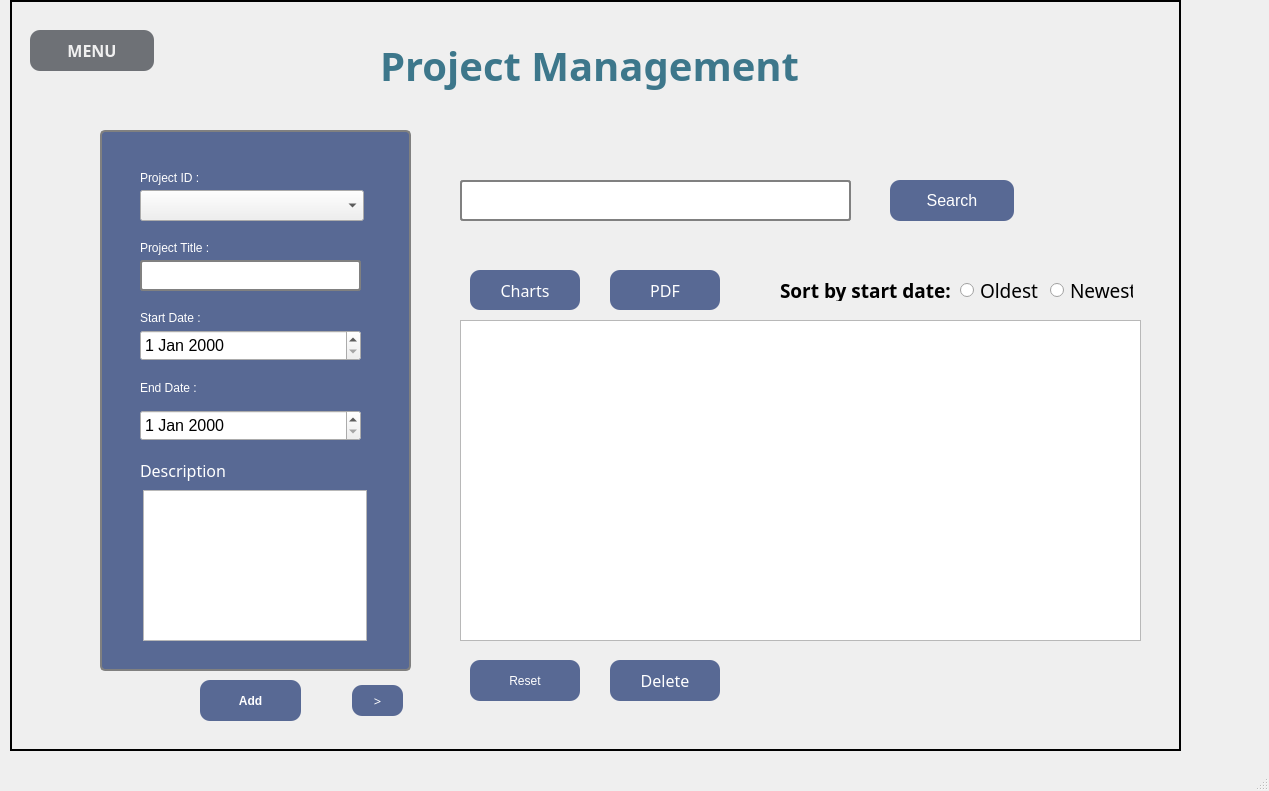
<?xml version="1.0" encoding="UTF-8"?>
<ui version="4.0">
 <class>ProjectsManagement</class>
 <widget class="QMainWindow" name="ProjectsManagement">
  <property name="geometry">
   <rect>
    <x>0</x>
    <y>0</y>
    <width>1269</width>
    <height>791</height>
   </rect>
  </property>
  <property name="windowTitle">
   <string>ProjectsManagement</string>
  </property>
  <widget class="QWidget" name="centralwidget">
   <widget class="QLabel" name="label_8">
    <property name="geometry">
     <rect>
      <x>780</x>
      <y>280</y>
      <width>171</width>
      <height>21</height>
     </rect>
    </property>
    <property name="font">
     <font>
      <family>Gill Sans MT</family>
      <pointsize>14</pointsize>
      <weight>75</weight>
      <bold>true</bold>
     </font>
    </property>
    <property name="text">
     <string>Sort by start date:</string>
    </property>
   </widget>
   <widget class="QRadioButton" name="oldest">
    <property name="geometry">
     <rect>
      <x>960</x>
      <y>280</y>
      <width>83</width>
      <height>21</height>
     </rect>
    </property>
    <property name="font">
     <font>
      <family>Gill Sans MT</family>
      <pointsize>14</pointsize>
     </font>
    </property>
    <property name="text">
     <string>Oldest</string>
    </property>
   </widget>
   <widget class="QPushButton" name="Delete">
    <property name="geometry">
     <rect>
      <x>610</x>
      <y>660</y>
      <width>110</width>
      <height>41</height>
     </rect>
    </property>
    <property name="font">
     <font>
      <family>GT sans Mill</family>
      <pointsize>12</pointsize>
      <weight>50</weight>
      <italic>false</italic>
      <bold>false</bold>
     </font>
    </property>
    <property name="styleSheet">
     <string notr="true">QPushButton {
	font: 12pt &quot;GT sans Mill&quot;;
    border-radius: 50%;
background-color:#586994;
color:white;
 border-width: 0px;
  border-radius: 10px;
}
QPushButton:hover
{
background-color: #3d778b;
}
</string>
    </property>
    <property name="text">
     <string>Delete</string>
    </property>
   </widget>
   <widget class="QRadioButton" name="newest">
    <property name="geometry">
     <rect>
      <x>1050</x>
      <y>280</y>
      <width>83</width>
      <height>21</height>
     </rect>
    </property>
    <property name="font">
     <font>
      <family>Gill Sans MT</family>
      <pointsize>14</pointsize>
     </font>
    </property>
    <property name="text">
     <string>Newest</string>
    </property>
   </widget>
   <widget class="QPushButton" name="search_button">
    <property name="geometry">
     <rect>
      <x>890</x>
      <y>180</y>
      <width>124</width>
      <height>41</height>
     </rect>
    </property>
    <property name="font">
     <font>
      <family>MS Shell Dlg 2</family>
      <pointsize>12</pointsize>
      <weight>50</weight>
      <italic>false</italic>
      <bold>false</bold>
     </font>
    </property>
    <property name="styleSheet">
     <string notr="true">QPushButton {
	font: 12pt &quot;MS Shell Dlg 2&quot;;
    border-radius: 50%;
background-color:#586994;
color:white;
 border-width: 0px;
  border-radius: 10px;
}
QPushButton:hover
{
background-color: #3d778b;
}
</string>
    </property>
    <property name="text">
     <string>Search</string>
    </property>
   </widget>
   <widget class="QTableView" name="list">
    <property name="geometry">
     <rect>
      <x>460</x>
      <y>320</y>
      <width>681</width>
      <height>321</height>
     </rect>
    </property>
   </widget>
   <widget class="QPushButton" name="reset">
    <property name="geometry">
     <rect>
      <x>470</x>
      <y>660</y>
      <width>110</width>
      <height>41</height>
     </rect>
    </property>
    <property name="styleSheet">
     <string notr="true">QPushButton {
	font: 12pt &quot;GT sans Mill&quot;;
    border-radius: 50%;
background-color:#586994;
color:white;
 border-width: 0px;
  border-radius: 10px;
}
QPushButton:hover
{
background-color: #3d778b;
}
</string>
    </property>
    <property name="text">
     <string>Reset</string>
    </property>
   </widget>
   <widget class="QStackedWidget" name="stack">
    <property name="geometry">
     <rect>
      <x>100</x>
      <y>120</y>
      <width>311</width>
      <height>601</height>
     </rect>
    </property>
    <property name="currentIndex">
     <number>0</number>
    </property>
    <widget class="QWidget" name="addPage">
     <widget class="QPushButton" name="add">
      <property name="geometry">
       <rect>
        <x>100</x>
        <y>560</y>
        <width>101</width>
        <height>41</height>
       </rect>
      </property>
      <property name="styleSheet">
       <string notr="true">QPushButton {
	font: 12pt &quot;GT sans Mill&quot;;
	font-weight: bold;
    border-radius: 50%;
background-color:#586994;
color:white;
 border-width: 0px;
  border-radius: 10px;
}
QPushButton:hover
{
background-color: #3d778b;
}
</string>
      </property>
      <property name="text">
       <string>Add</string>
      </property>
     </widget>
     <widget class="QPushButton" name="nextStack2">
      <property name="geometry">
       <rect>
        <x>252</x>
        <y>565</y>
        <width>51</width>
        <height>31</height>
       </rect>
      </property>
      <property name="font">
       <font>
        <family>GT sans Mill</family>
        <pointsize>10</pointsize>
        <weight>50</weight>
        <italic>false</italic>
        <bold>false</bold>
       </font>
      </property>
      <property name="styleSheet">
       <string notr="true">QPushButton {
	font: 10pt &quot;GT sans Mill&quot;;
    border-radius: 50%;
background-color:#586994;
color:white;
 border-width: 0px;
  border-radius: 10px;
}
QPushButton:hover
{
background-color: #3d778b;
}
</string>
      </property>
      <property name="text">
       <string>&gt;</string>
      </property>
     </widget>
     <widget class="QGroupBox" name="groupBox_4">
      <property name="geometry">
       <rect>
        <x>0</x>
        <y>0</y>
        <width>311</width>
        <height>551</height>
       </rect>
      </property>
      <property name="font">
       <font>
        <family>Gill Sans MT</family>
        <pointsize>18</pointsize>
       </font>
      </property>
      <property name="styleSheet">
       <string notr="true">QGroupBox {
    border: 2px solid gray;
    border-radius: 5px;
    margin-top: 10px;
background-color:#586994;
}

QGroupBox::title {
    subcontrol-origin: margin;
    subcontrol-position: top center;
    padding: 0 3px;
    font: 63 10pt &quot;Segoe UI Semibold&quot;;
    color :black;
}
QLineEdit{
    background-color: white;
    color: white;
    border: 1px solid gray;
    padding: 5px 10px;
    border-radius: 3px;
  border: 2px solid gray;
}
QPushButton:hover {
    background-color: #45a049;
}
</string>
      </property>
      <property name="title">
       <string/>
      </property>
      <widget class="QLabel" name="label_21">
       <property name="geometry">
        <rect>
         <x>40</x>
         <y>50</y>
         <width>131</width>
         <height>16</height>
        </rect>
       </property>
       <property name="styleSheet">
        <string notr="true">QLabel{
font: 63 12pt &quot;Gill sans MT&quot;;
color :white;
}</string>
       </property>
       <property name="text">
        <string>Project ID :</string>
       </property>
      </widget>
      <widget class="QLabel" name="label_22">
       <property name="geometry">
        <rect>
         <x>40</x>
         <y>120</y>
         <width>131</width>
         <height>16</height>
        </rect>
       </property>
       <property name="styleSheet">
        <string notr="true">QLabel{
font: 63 12pt &quot;Gill sans MT&quot;;
color :white;
}</string>
       </property>
       <property name="text">
        <string>Project Title :</string>
       </property>
      </widget>
      <widget class="QLineEdit" name="edit_name_2">
       <property name="geometry">
        <rect>
         <x>40</x>
         <y>140</y>
         <width>221</width>
         <height>31</height>
        </rect>
       </property>
       <property name="styleSheet">
        <string notr="true">color: rgb(0, 0, 0);</string>
       </property>
      </widget>
      <widget class="QLabel" name="label_23">
       <property name="geometry">
        <rect>
         <x>40</x>
         <y>340</y>
         <width>91</width>
         <height>21</height>
        </rect>
       </property>
       <property name="font">
        <font>
         <family>Gill sans MT</family>
         <pointsize>12</pointsize>
         <weight>7</weight>
         <italic>false</italic>
         <bold>false</bold>
        </font>
       </property>
       <property name="styleSheet">
        <string notr="true">QLabel{
font: 63 12pt &quot;Gill sans MT&quot;;
color :white;
}</string>
       </property>
       <property name="text">
        <string>Description :</string>
       </property>
      </widget>
      <widget class="QLabel" name="label_24">
       <property name="geometry">
        <rect>
         <x>40</x>
         <y>260</y>
         <width>131</width>
         <height>16</height>
        </rect>
       </property>
       <property name="styleSheet">
        <string notr="true">QLabel{
font: 63 12pt &quot;Gill sans MT&quot;;
color :white;
}</string>
       </property>
       <property name="text">
        <string>End Date :</string>
       </property>
      </widget>
      <widget class="QLabel" name="label_25">
       <property name="geometry">
        <rect>
         <x>40</x>
         <y>190</y>
         <width>81</width>
         <height>16</height>
        </rect>
       </property>
       <property name="styleSheet">
        <string notr="true">QLabel{
font: 63 12pt &quot;Gill sans MT&quot;;
color :white;
}</string>
       </property>
       <property name="text">
        <string>Start Date :</string>
       </property>
      </widget>
      <widget class="QTextEdit" name="edit_description_2">
       <property name="geometry">
        <rect>
         <x>43</x>
         <y>370</y>
         <width>224</width>
         <height>151</height>
        </rect>
       </property>
       <property name="styleSheet">
        <string notr="true">color: rgb(0, 0, 0);</string>
       </property>
      </widget>
      <widget class="QDateEdit" name="edit_start_2">
       <property name="geometry">
        <rect>
         <x>40</x>
         <y>210</y>
         <width>221</width>
         <height>31</height>
        </rect>
       </property>
       <property name="font">
        <font>
         <pointsize>12</pointsize>
        </font>
       </property>
      </widget>
      <widget class="QComboBox" name="id_2">
       <property name="geometry">
        <rect>
         <x>40</x>
         <y>70</y>
         <width>224</width>
         <height>31</height>
        </rect>
       </property>
      </widget>
      <widget class="QDateEdit" name="edit_start_5">
       <property name="geometry">
        <rect>
         <x>40</x>
         <y>290</y>
         <width>221</width>
         <height>31</height>
        </rect>
       </property>
       <property name="font">
        <font>
         <pointsize>12</pointsize>
        </font>
       </property>
      </widget>
     </widget>
    </widget>
    <widget class="QWidget" name="editPage">
     <widget class="QGroupBox" name="groupBox_2">
      <property name="geometry">
       <rect>
        <x>0</x>
        <y>0</y>
        <width>311</width>
        <height>551</height>
       </rect>
      </property>
      <property name="font">
       <font>
        <family>Gill Sans MT</family>
        <pointsize>18</pointsize>
       </font>
      </property>
      <property name="styleSheet">
       <string notr="true">QGroupBox {
    border: 2px solid gray;
    border-radius: 5px;
    margin-top: 10px;
background-color:#586994;
}

QGroupBox::title {
    subcontrol-origin: margin;
    subcontrol-position: top center;
    padding: 0 3px;
    font: 63 10pt &quot;Segoe UI Semibold&quot;;
    color :black;
}
QLineEdit{
    background-color: white;
    color: white;
    border: 1px solid gray;
    padding: 5px 10px;
    border-radius: 3px;
  border: 2px solid gray;
}
QPushButton:hover {
    background-color: #45a049;
}
</string>
      </property>
      <property name="title">
       <string/>
      </property>
      <widget class="QLabel" name="label_10">
       <property name="geometry">
        <rect>
         <x>40</x>
         <y>50</y>
         <width>131</width>
         <height>16</height>
        </rect>
       </property>
       <property name="styleSheet">
        <string notr="true">QLabel{
font: 63 12pt &quot;Gill sans MT&quot;;
color :white;
}</string>
       </property>
       <property name="text">
        <string>Workshop ID :</string>
       </property>
      </widget>
      <widget class="QLabel" name="label_11">
       <property name="geometry">
        <rect>
         <x>40</x>
         <y>120</y>
         <width>131</width>
         <height>16</height>
        </rect>
       </property>
       <property name="styleSheet">
        <string notr="true">QLabel{
font: 63 12pt &quot;Gill sans MT&quot;;
color :white;
}</string>
       </property>
       <property name="text">
        <string>Workshop Name :</string>
       </property>
      </widget>
      <widget class="QLineEdit" name="edit_name">
       <property name="geometry">
        <rect>
         <x>40</x>
         <y>140</y>
         <width>224</width>
         <height>31</height>
        </rect>
       </property>
       <property name="styleSheet">
        <string notr="true">color: rgb(0, 0, 0);</string>
       </property>
      </widget>
      <widget class="QLabel" name="label_12">
       <property name="geometry">
        <rect>
         <x>40</x>
         <y>360</y>
         <width>91</width>
         <height>21</height>
        </rect>
       </property>
       <property name="font">
        <font>
         <family>Gill sans MT</family>
         <pointsize>12</pointsize>
         <weight>7</weight>
         <italic>false</italic>
         <bold>false</bold>
        </font>
       </property>
       <property name="styleSheet">
        <string notr="true">QLabel{
font: 63 12pt &quot;Gill sans MT&quot;;
color :white;
}</string>
       </property>
       <property name="text">
        <string>Description :</string>
       </property>
      </widget>
      <widget class="QLineEdit" name="edit_duration">
       <property name="geometry">
        <rect>
         <x>40</x>
         <y>200</y>
         <width>224</width>
         <height>31</height>
        </rect>
       </property>
       <property name="styleSheet">
        <string notr="true">color: rgb(0, 0, 0);</string>
       </property>
      </widget>
      <widget class="QLabel" name="label_13">
       <property name="geometry">
        <rect>
         <x>40</x>
         <y>240</y>
         <width>131</width>
         <height>16</height>
        </rect>
       </property>
       <property name="styleSheet">
        <string notr="true">QLabel{
font: 63 12pt &quot;Gill sans MT&quot;;
color :white;
}</string>
       </property>
       <property name="text">
        <string>Max Participants :</string>
       </property>
      </widget>
      <widget class="QLabel" name="label_14">
       <property name="geometry">
        <rect>
         <x>40</x>
         <y>180</y>
         <width>71</width>
         <height>16</height>
        </rect>
       </property>
       <property name="styleSheet">
        <string notr="true">QLabel{
font: 63 12pt &quot;Gill sans MT&quot;;
color :white;
}</string>
       </property>
       <property name="text">
        <string>Duration :</string>
       </property>
      </widget>
      <widget class="QLabel" name="label_15">
       <property name="geometry">
        <rect>
         <x>40</x>
         <y>300</y>
         <width>121</width>
         <height>16</height>
        </rect>
       </property>
       <property name="styleSheet">
        <string notr="true">QLabel{
font: 63 12pt &quot;Gill sans MT&quot;;
color :white;
}</string>
       </property>
       <property name="text">
        <string>Start date :</string>
       </property>
      </widget>
      <widget class="QLineEdit" name="edit_max">
       <property name="geometry">
        <rect>
         <x>40</x>
         <y>260</y>
         <width>224</width>
         <height>31</height>
        </rect>
       </property>
       <property name="styleSheet">
        <string notr="true">color: rgb(0, 0, 0);</string>
       </property>
      </widget>
      <widget class="QTextEdit" name="edit_description">
       <property name="geometry">
        <rect>
         <x>43</x>
         <y>390</y>
         <width>224</width>
         <height>131</height>
        </rect>
       </property>
       <property name="styleSheet">
        <string notr="true">color: rgb(0, 0, 0);</string>
       </property>
      </widget>
      <widget class="QDateEdit" name="edit_start">
       <property name="geometry">
        <rect>
         <x>40</x>
         <y>320</y>
         <width>221</width>
         <height>31</height>
        </rect>
       </property>
       <property name="font">
        <font>
         <pointsize>12</pointsize>
        </font>
       </property>
      </widget>
      <widget class="QComboBox" name="id">
       <property name="geometry">
        <rect>
         <x>40</x>
         <y>80</y>
         <width>224</width>
         <height>31</height>
        </rect>
       </property>
      </widget>
     </widget>
     <widget class="QPushButton" name="edit">
      <property name="geometry">
       <rect>
        <x>100</x>
        <y>560</y>
        <width>101</width>
        <height>41</height>
       </rect>
      </property>
      <property name="font">
       <font>
        <family>GT sans Mill</family>
        <pointsize>12</pointsize>
        <weight>75</weight>
        <italic>false</italic>
        <bold>true</bold>
       </font>
      </property>
      <property name="styleSheet">
       <string notr="true">QPushButton {
	font: 12pt &quot;GT sans Mill&quot;;
	font-weight: bold;
    border-radius: 50%;
background-color:#586994;
color:white;
 border-width: 0px;
  border-radius: 10px;
}
QPushButton:hover
{
background-color: #3d778b;
}
</string>
      </property>
      <property name="text">
       <string>Edit</string>
      </property>
     </widget>
     <widget class="QPushButton" name="nextStack1">
      <property name="geometry">
       <rect>
        <x>252</x>
        <y>565</y>
        <width>51</width>
        <height>31</height>
       </rect>
      </property>
      <property name="font">
       <font>
        <family>GT sans Mill</family>
        <pointsize>10</pointsize>
        <weight>50</weight>
        <italic>false</italic>
        <bold>false</bold>
       </font>
      </property>
      <property name="styleSheet">
       <string notr="true">QPushButton {
	font: 10pt &quot;GT sans Mill&quot;;
    border-radius: 50%;
background-color:#586994;
color:white;
 border-width: 0px;
  border-radius: 10px;
}
QPushButton:hover
{
background-color: #3d778b;
}
</string>
      </property>
      <property name="text">
       <string>&gt;</string>
      </property>
     </widget>
    </widget>
   </widget>
   <widget class="QLabel" name="label_9">
    <property name="geometry">
     <rect>
      <x>10</x>
      <y>0</y>
      <width>1171</width>
      <height>751</height>
     </rect>
    </property>
    <property name="styleSheet">
     <string notr="true">QLabel {
    border: 2px solid black;
    padding: 5px; /* Optional: Add padding to the label */
}</string>
    </property>
    <property name="text">
     <string/>
    </property>
   </widget>
   <widget class="QPushButton" name="menu">
    <property name="geometry">
     <rect>
      <x>30</x>
      <y>30</y>
      <width>124</width>
      <height>41</height>
     </rect>
    </property>
    <property name="font">
     <font>
      <family>Gill sans MT 13</family>
      <pointsize>12</pointsize>
      <weight>75</weight>
      <italic>false</italic>
      <bold>true</bold>
     </font>
    </property>
    <property name="styleSheet">
     <string notr="true">QPushButton {
	font: 12pt &quot;Gill sans MT&quot; bold;
    border-radius: 50%;
	font-weight:bold;
	background-color: rgb(110, 113, 118);
color:#f0f0f0;
 border-width: 0px;
  border-radius: 10px;
}
QPushButton:hover
{
	background-color: rgb(216, 0, 0);
}
</string>
    </property>
    <property name="text">
     <string>MENU</string>
    </property>
   </widget>
   <widget class="QLabel" name="label_2">
    <property name="geometry">
     <rect>
      <x>380</x>
      <y>30</y>
      <width>461</width>
      <height>71</height>
     </rect>
    </property>
    <property name="font">
     <font>
      <family>Glacial Indifference</family>
      <pointsize>30</pointsize>
      <weight>75</weight>
      <bold>true</bold>
     </font>
    </property>
    <property name="styleSheet">
     <string notr="true">color: rgb(61, 119, 139);</string>
    </property>
    <property name="text">
     <string>Project Management</string>
    </property>
   </widget>
   <widget class="QLineEdit" name="search_field">
    <property name="geometry">
     <rect>
      <x>460</x>
      <y>180</y>
      <width>391</width>
      <height>41</height>
     </rect>
    </property>
    <property name="styleSheet">
     <string notr="true">QLineEdit{
    background-color: white;
    color: black;
    border: 1px solid gray;
    padding: 5px 10px;
    border-radius: 3px;
  border: 2px solid gray;
}</string>
    </property>
   </widget>
   <widget class="QPushButton" name="pdf">
    <property name="geometry">
     <rect>
      <x>610</x>
      <y>270</y>
      <width>110</width>
      <height>40</height>
     </rect>
    </property>
    <property name="font">
     <font>
      <family>Gill sans MT</family>
      <pointsize>12</pointsize>
      <weight>50</weight>
      <italic>false</italic>
      <bold>false</bold>
     </font>
    </property>
    <property name="styleSheet">
     <string notr="true">QPushButton {
    font: 12pt &quot;Gill sans MT&quot;;
    background-color: #586994; 
    color: white;
    border: none; 
    border-radius: 10px;
}
QPushButton:hover
{
background-color: #3d778b;
}
</string>
    </property>
    <property name="text">
     <string>PDF</string>
    </property>
   </widget>
   <widget class="QPushButton" name="charts">
    <property name="geometry">
     <rect>
      <x>470</x>
      <y>270</y>
      <width>110</width>
      <height>40</height>
     </rect>
    </property>
    <property name="font">
     <font>
      <family>Gill sans MT</family>
      <pointsize>12</pointsize>
      <weight>50</weight>
      <italic>false</italic>
      <bold>false</bold>
     </font>
    </property>
    <property name="styleSheet">
     <string notr="true">QPushButton {
    font: 12pt &quot;Gill sans MT&quot;;
    background-color: #586994; 
    color: white;
    border: none; 
    border-radius: 10px;
}
QPushButton:hover
{
background-color: #3d778b;
}
</string>
    </property>
    <property name="text">
     <string>Charts</string>
    </property>
   </widget>
  </widget>
  <widget class="QMenuBar" name="menubar">
   <property name="geometry">
    <rect>
     <x>0</x>
     <y>0</y>
     <width>1269</width>
     <height>22</height>
    </rect>
   </property>
  </widget>
  <widget class="QStatusBar" name="statusbar"/>
 </widget>
 <resources/>
 <connections/>
</ui>
